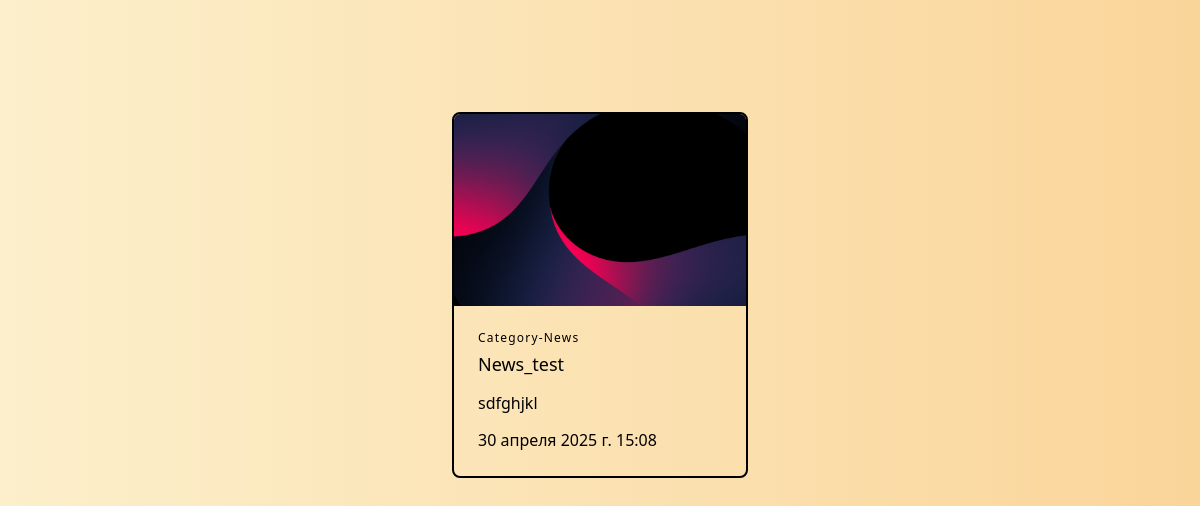
The page /news/1/ on the database its author committed.
### news/models.py (models this page shows, shortened)
class News(models.Model):
    title = models.CharField(max_length=250)
    pub_date = models.DateTimeField(auto_now=True)
    category = models.ForeignKey(Category,on_delete=models.CASCADE)
    news = models.TextField()
    image = models.ImageField(upload_to='images/')
    class Meta:
        verbose_name = 'Новости'
        verbose_name_plural = 'Новости'

class Category(models.Model):
    category_name = models.CharField(max_length=250)
    def __str__(self):
        return self.category_name
    class Meta:
        verbose_name = 'Категория'
        verbose_name_plural = 'Категория'

### news/views.py (the view)
# urls.py: path('news/<int:id>/',detail,name='detail')
def detail(request,id):
    news = get_object_or_404(News,id=id)
    return render(request,'detail.html',{'abc':news})

### templates/detail.html (shortened to what this page needs)
{% load static %}
<!DOCTYPE html>
<html lang="en">
<head>
  <link rel="stylesheet" href="{% static 'main.css' %}">
  <script src="https://cdn.jsdelivr.net/npm/@tailwindcss/browser@4"></script>
</head>
<body>
  <section class="text-black-600 body-font">
    <div class="container px-5 py-24 mx-auto flex justify-center">
      <div class="p-4 md:w-1/3">
        <div class="h-full border-2 border-black-200 border-opacity-60 rounded-lg overflow-hidden">
          <img class="lg:h-48 md:h-36 w-full object-cover object-center" src="{{abc.image.url}}" alt="blog">
          <div class="p-6">
            <h2 class="tracking-widest text-xs title-font font-medium text-black-400 mb-1">Category-{{abc.category}}</h2>
            <h1 class="title-font text-lg font-medium text-black-900 mb-3">{{abc.title}}</h1>
            <p class="leading-relaxed mb-3">{{abc.news}}</p>
            <p>{{abc.pub_date}}</p>
          </div>
        </div>
      </div>
    </div>
  </section>
</body>
</html>

### static/main.css (style rules this page uses)
body { text-decoration: none; background-image: linear-gradient(to right,#FCEFCB,#FAD59A); justify-content: center; position: relative; }

### rows shown on the page
News: image (picture), category "News", title "News_test", news "sdfghjkl", pub_date "30 апреля 2025 г. 15:08"
